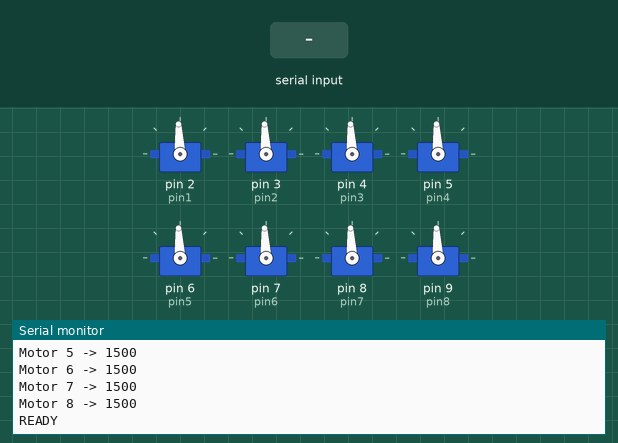
Simulated run of this sketch. Board: Arduino Uno, built with avr-gcc and run on an emulated ATmega328P. Parts: 8 × servo, the last lines printed to the serial monitor. Inputs (shaded band) come from the test bench.

Above: at 1.2 s.
1.3 s: "forward,1\n" received over Serial
At 2.5 s:
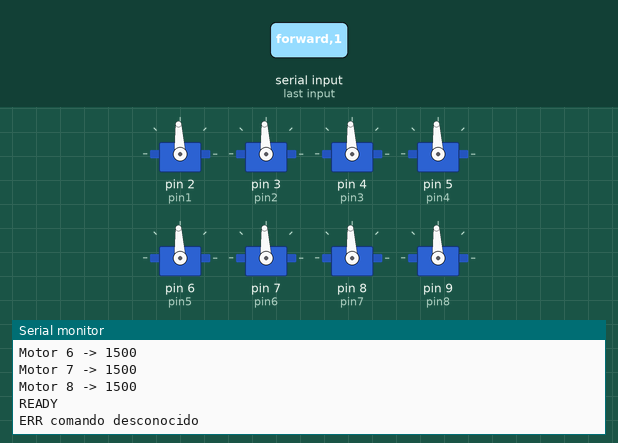
2.8 s: "forward\n" received over Serial
At 3.7 s:
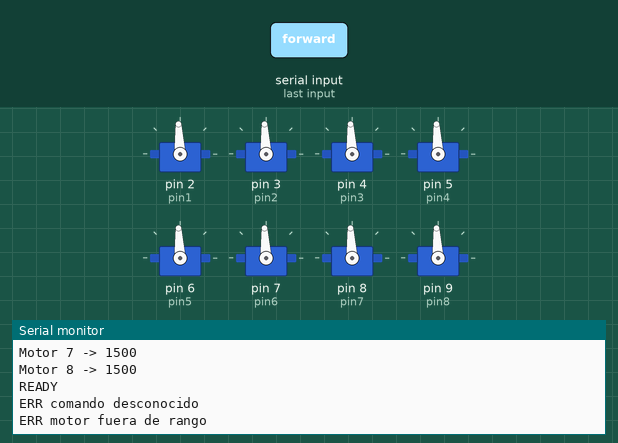
Timing chart, 0 to 5.8 s (numbered marks = the images above; inputs shaded):
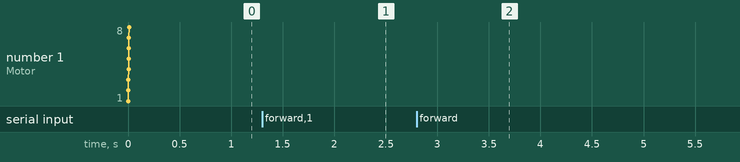

Measured:
- after the input at 1.3 s, the serial monitor: prints a new line at once (image 1)
- after the input at 2.8 s, the serial monitor: prints a new line at once (image 2)

The sketch:

controller.ino
```cpp
#include <Servo.h>

// Objetos Servo para cada motor
Servo motor1;
Servo motor2;
Servo motor3;
Servo motor4;
Servo motor5;
Servo motor6;
Servo motor7;
Servo motor8;

// Límites
const int MIN_US = 1000;
const int MAX_US = 2000;
const int NEUTRAL_US = 1500;

// Pines
const int pin1 = 2;
const int pin2 = 3;
const int pin3 = 4;
const int pin4 = 5;
const int pin5 = 6;
const int pin6 = 7;
const int pin7 = 8;
const int pin8 = 9;

// Función para mover un motor específico
void setMotor(int motor, int us) {
  if (us < MIN_US || us > MAX_US) {
    Serial.println("ERR us fuera de rango");
    return;
  }

  if (motor == 1) motor1.writeMicroseconds(us);
  else if (motor == 2) motor2.writeMicroseconds(us);
  else if (motor == 3) motor3.writeMicroseconds(us);
  else if (motor == 4) motor4.writeMicroseconds(us);
  else if (motor == 5) motor5.writeMicroseconds(us);
  else if (motor == 6) motor6.writeMicroseconds(us);
  else if (motor == 7) motor7.writeMicroseconds(us);
  else if (motor == 8) motor8.writeMicroseconds(us);
  else {
    Serial.println("ERR motor fuera de rango");
    return;
  }

  Serial.print("Motor ");
  Serial.print(motor);
  Serial.print(" -> ");
  Serial.println(us);
}

// Procesar comando recibido
void procesarLinea(const String &input) {
  String line = input;
  line.trim();
  if (line.length() == 0) return;

  char buf[80];
  line.toCharArray(buf, sizeof(buf));

  char *tok = strtok(buf, " \t");
  if (!tok) return;

  // -------- Comando forward --------
  if (strcmp(tok, "forward") == 0) {
    int m1 = atoi(strtok(NULL, " \t"));
    int p1 = atoi(strtok(NULL, " \t"));
    int m2 = atoi(strtok(NULL, " \t"));
    int p2 = atoi(strtok(NULL, " \t"));
    int tiempo = atoi(strtok(NULL, " \t"));

    if (m1 < 1 || m1 > 8 || m2 < 1 || m2 > 8) {
      Serial.println("ERR motor fuera de rango");
      return;
    }
    if (p1 < MIN_US || p1 > MAX_US || p2 < MIN_US || p2 > MAX_US) {
      Serial.println("ERR us fuera de rango");
      return;
    }
    if (tiempo <= 0) {
      Serial.println("ERR tiempo invalido");
      return;
    }

    setMotor(m1, p1);
    setMotor(m2, p2);
    delay(tiempo);
    setMotor(m1, NEUTRAL_US);
    setMotor(m2, NEUTRAL_US);

    Serial.println("OK");
    return;
  }

  // -------- Comando motor --------
  if (strcmp(tok, "motor") == 0) {
    int m = atoi(strtok(NULL, " \t"));
    int p = atoi(strtok(NULL, " \t"));

    if (m < 1 || m > 8) {
      Serial.println("ERR motor fuera de rango");
      return;
    }
    if (p < MIN_US || p > MAX_US) {
      Serial.println("ERR us fuera de rango");
      return;
    }

    setMotor(m, p);
    Serial.println("OK");
    return;
  }

  Serial.println("ERR comando desconocido");
}

void setup() {
  Serial.begin(115200);
  Serial.setTimeout(5);

  motor1.attach(pin1);
  motor2.attach(pin2);
  motor3.attach(pin3);
  motor4.attach(pin4);
  motor5.attach(pin5);
  motor6.attach(pin6);
  motor7.attach(pin7);
  motor8.attach(pin8);

  setMotor(1, NEUTRAL_US);
  setMotor(2, NEUTRAL_US);
  setMotor(3, NEUTRAL_US);
  setMotor(4, NEUTRAL_US);
  setMotor(5, NEUTRAL_US);
  setMotor(6, NEUTRAL_US);
  setMotor(7, NEUTRAL_US);
  setMotor(8, NEUTRAL_US);

  Serial.println("READY");
}

void loop() {
  if (Serial.available()) {
    String line = Serial.readStringUntil('\n');
    procesarLinea(line);
  }
}
```
